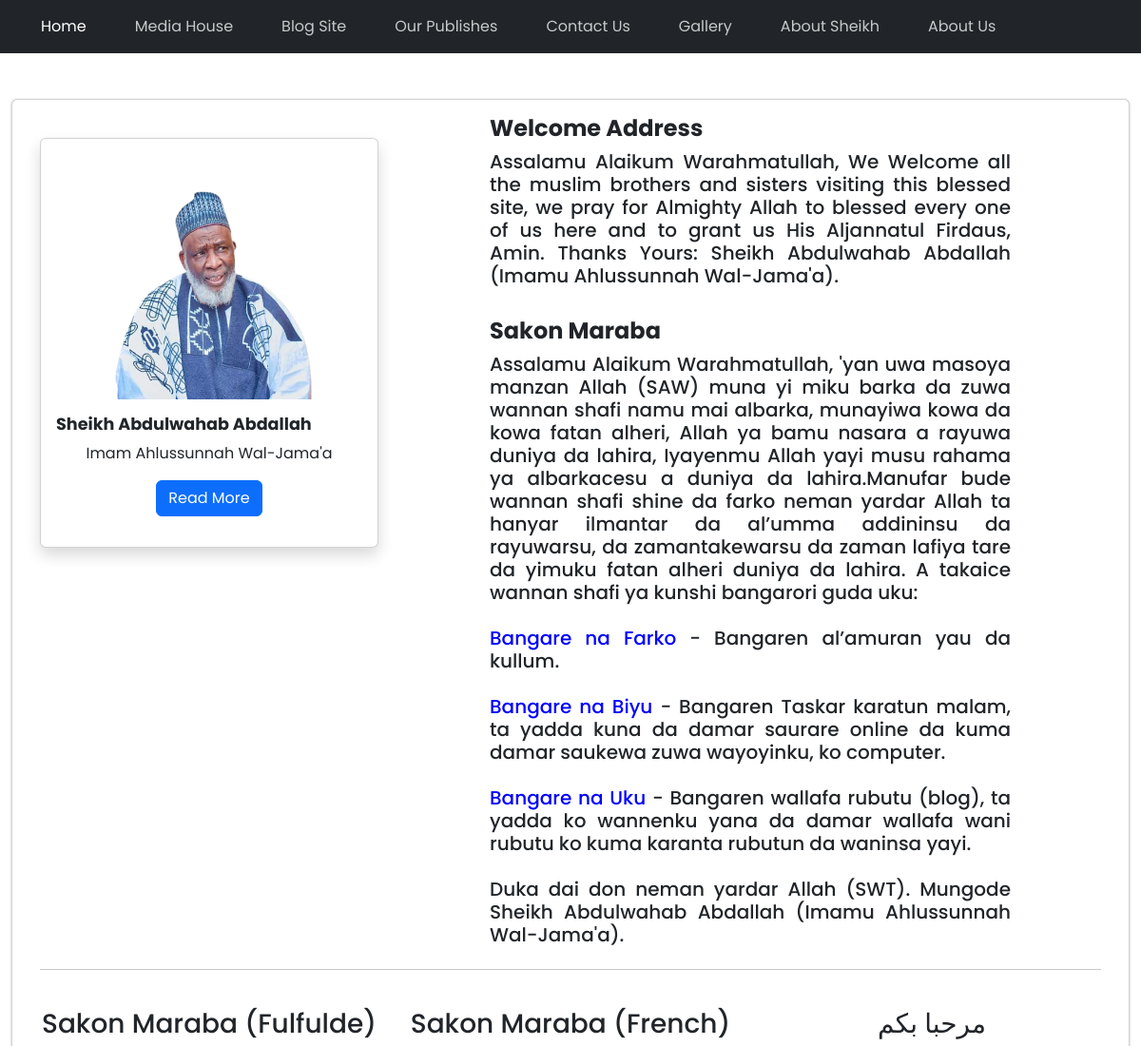
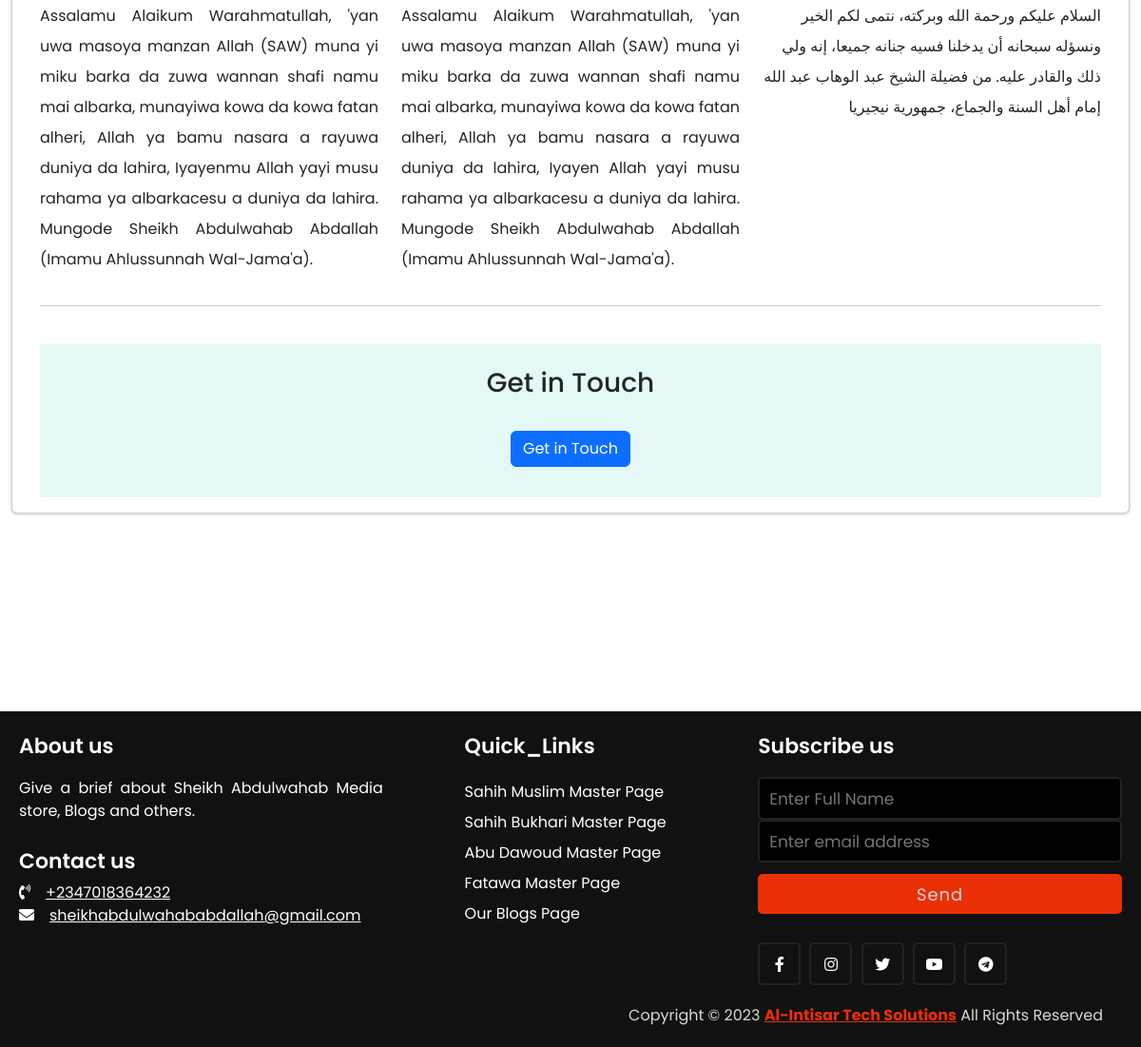
The page / on the database its author committed (2 pictures, top to bottom).
### members/models.py (models this page shows, shortened)
class Welcome(models.Model):
    title = models.CharField(max_length=255)
    content = models.TextField()
    image = models.ImageField(upload_to="profile_pics", blank=True, null=True)
    dateTime = models.DateTimeField(auto_now_add=True)

### members/views.py (the view)
# urls.py: path('', views.home, name='home'),
def home(request):
    posts = Welcome.objects.all()
    return render(request, 'home.html', {'posts': posts})

### members/templates/home.html (shortened to what this page needs)
{% extends 'base.html' %}
{% block content %}
{% load static %}
<div class="container">
  <div class="row">
    {% for post in posts %}
    <div class="col-lg-4 my-4">
      <div class="card shadow"><br>
          <img src="{{post.image.url}}" class="card-img-top" alt="post image not available" height="250px" width="450px">
          <div class="card-body">
            <h5 class="card-title" style="text-align: center;"><strong>{{post.title|title}}</strong></h5>
            <p class="card-text" style="text-align: center;">{{post.content| truncatechars:180}}</p>
            <p style="text-align: center;"><a href="" class="btn btn-primary">Read More</a></p>
          </div>
        </div>
    </div>
    {% endfor %}
      <div class="col-lg-6" style="padding-left: 10px; margin: auto; text-align: justify; text-justify: inter-word; line-height: 1.5;">
        <h4><b>Welcome Address</b></h4>
        <h5 >Assalamu Alaikum Warahmatullah, We Welcome all the muslim brothers and sisters visiting this blessed site,
          we pray for Almighty Allah to blessed every one of us here and to grant us His Aljannatul Firdaus, Amin.
          Thanks Yours: Sheikh Abdulwahab Abdallah (Imamu Ahlussunnah Wal-Jama'a).
        </h5><br>
        <h4><b>Sakon Maraba</b></h4>
        <h5>Assalamu Alaikum Warahmatullah, 'yan uwa masoya manzan Allah (SAW) muna yi miku barka da zuwa wannan shafi namu
          mai albarka, munayiwa kowa da kowa fatan alheri, Allah ya bamu nasara a rayuwa duniya da lahira, Iyayenmu Allah yayi musu rahama
          ya albarkacesu a duniya da lahira.Manufar bude wannan shafi shine da farko neman yardar Allah ta hanyar ilmantar da al’umma addininsu
          da rayuwarsu, da zamantakewarsu da zaman lafiya tare da yimuku fatan alheri duniya da lahira. A takaice wannan shafi ya kunshi bangarori guda uku: <br> <br>
          <a style="color: blue; text-decoration: none;" href="{% url 'home' %}">Bangare na Farko</a> -	Bangaren al’amuran yau da kullum.  <br><br>
          <a style="color: blue; text-decoration: none;" href="{% url 'Home' %}">Bangare na Biyu</a> -	Bangaren Taskar karatun malam, ta yadda kuna da damar saurare online da kuma damar saukewa zuwa wayoyinku, ko computer. <br> <br>
          <a style="color: blue; text-decoration: none;" href="{% url 'blogs' %}">Bangare na Uku</a> -	Bangaren wallafa rubutu (blog), ta yadda ko wannenku yana da damar wallafa wani rubutu ko kuma karanta rubutun da waninsa yayi. <br><br> Duka dai don neman yardar Allah (SWT).
           Mungode Sheikh Abdulwahab Abdallah
          (Imamu Ahlussunnah Wal-Jama'a).
        </h5>
      </div>
    </div>
    <hr><br>
  </div>
  <div class="container">
    <div class="row" style="line-height: 2; text-align: justify;">
      <div class="col-lg-4">
        <h3 style="text-align: center;">Sakon Maraba (Fulfulde)</h3>
        <p>Assalamu Alaikum Warahmatullah, 'yan uwa masoya manzan Allah (SAW) muna yi miku barka da zuwa wannan shafi namu
          mai albarka, munayiwa kowa da kowa fatan alheri, Allah ya bamu nasara a rayuwa duniya da lahira, Iyayenmu Allah yayi musu rahama
          ya albarkacesu a duniya da lahira. Mungode Sheikh Abdulwahab Abdallah (Imamu Ahlussunnah Wal-Jama'a).</p>
      </div>
      <div class="col-lg-4">
        <h3 style="text-align: center;">Sakon Maraba (French)</h3>
        <p class="t2">Assalamu Alaikum Warahmatullah, 'yan uwa masoya manzan Allah (SAW) muna yi miku barka da zuwa wannan shafi namu
          mai albarka, munayiwa kowa da kowa fatan alheri, Allah ya bamu nasara a rayuwa duniya da lahira, Iyayen Allah yayi musu rahama
          ya albarkacesu a duniya da lahira. Mungode Sheikh Abdulwahab Abdallah (Imamu Ahlussunnah Wal-Jama'a).</p>
      </div>
      <div class="col-lg-4">
        <h3 style="text-align: center;">مرحبا بكم</h3>
        <p style="text-align: right;" lang="Ar" >السلام عليكم ورحمة الله وبركته، نتمى لكم الخير ونسؤله سبحانه أن يدخلنا فسيه جنانه جميعا، إنه ولي ذلك
          والقادر عليه. من فضيلة الشيخ عبد الوهاب عبد الله إمام أهل السنة والجماع، جمهورية نيجيريا
        </p>
      </div>
    </div>
    <hr><br>
    <div class="touch" style="background-color: #E4F9F5;">
      <br><h3 style="text-align: center;">Get in Touch
    <br><br><a href="" class="btn btn-primary">Get in Touch</a></h3><br>
    </div>
  </div>
{% endblock %}

### members/templates/footer.html (style rules this page uses)
* { margin: 0; padding: 0; box-sizing: border-box; font-family: 'Poppins',sans-serif; text-decoration: none; }
footer .content p,a { color: #fff; }

### rows shown on the page
Welcome: image (picture), title "Sheikh Abdulwahab Abdallah", content "Imam Ahlussunnah Wal-Jama'a"
